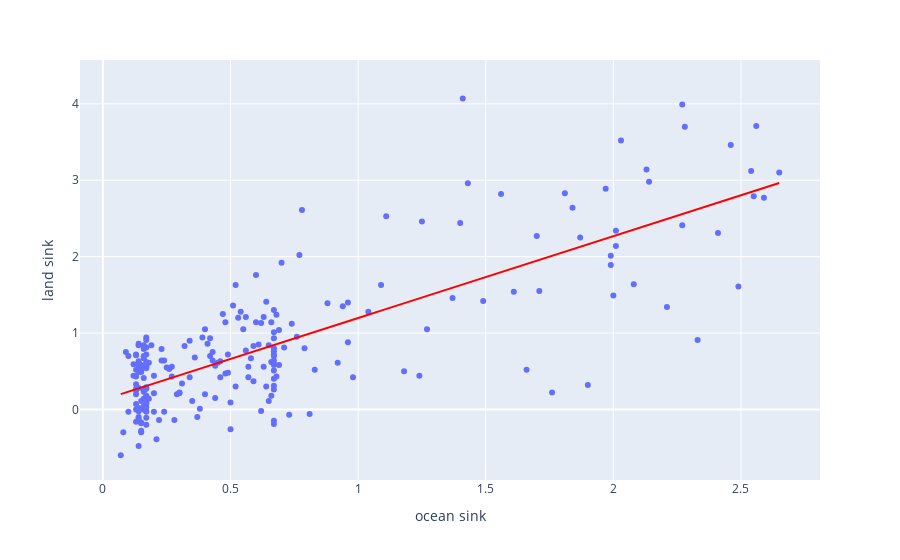

Notebook cell for this chart:
### Code cell
fig = px.scatter(df, x="ocean sink", y="land sink", trendline = "ols", trendline_color_override = "red")
fig.show()

### Figure 1 — Plotly figure (JSON) as saved in the notebook; plotly's stock layout.template omitted (floating-point values rounded to 4 significant figures; data arrays with more than 128 entries replaced by an {"elided": "..."} marker saying what was removed)
{"data": [{"hovertemplate": "ocean sink=%{x}<br>land sink=%{y}<extra></extra>", "legendgroup": "", "marker": {"color": "#636efa", "symbol": "circle"}, "mode": "markers", "name": "", "orientation": "v", "showlegend": false, "type": "scatter", "x": {"elided": "268 float values"}, "xaxis": "x", "y": {"elided": "268 float values"}, "yaxis": "y"}, {"hovertemplate": "<b>OLS trendline</b><br>land sink = 1.0717 * ocean sink + 0.124482<br>R<sup>2</sup>=0.615722<br><br>ocean sink=%{x}<br>land sink=%{y} <b>(trend)</b><extra></extra>", "legendgroup": "", "line": {"color": "red"}, "marker": {"color": "#636efa", "symbol": "circle"}, "mode": "lines", "name": "", "showlegend": false, "type": "scatter", "x": {"elided": "230 float values"}, "xaxis": "x", "y": {"elided": "230 float values"}, "yaxis": "y"}], "layout": {"legend": {"tracegroupgap": 0}, "margin": {"t": 60}, "xaxis": {"anchor": "y", "domain": [0, 1], "title": {"text": "ocean sink"}}, "yaxis": {"anchor": "x", "domain": [0, 1], "title": {"text": "land sink"}}}}
